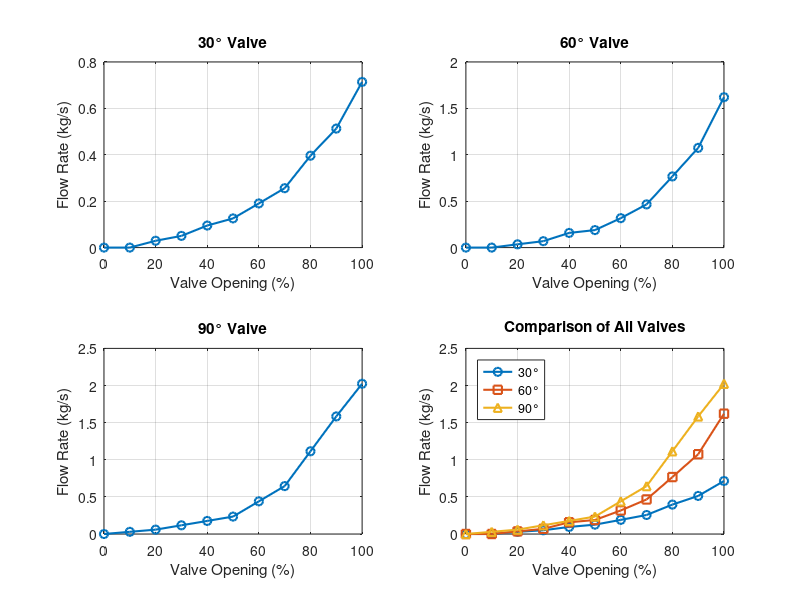

This figure's MATLAB source:
% Propulsive Landers MTV - Valve Flow Analysis with user-specified ΔP
% Units: Final flow rates in kg/s

% Assumptions made in this script [READ THIS PLEASE]
% - Cv values provided are valid and based on manufacturer data for water at 60°F.
% - Cv is assumed to be a property of the valve only (geometry-based), independent of the working fluid.
% - Liquid nitrous oxide (N2O) is treated as a single-phase incompressible liquid with constant density = 745 kg/m^3 at ~20 °C.
% - Specific gravity (SG) is computed relative to water at 1000 kg/m^3.
% - Pressure drop across the valve (ΔP) is supplied by the user as a constant value.
% - ΔP is assumed to remain above N2O vapor pressure at operating temperature 
%   (no flashing, cavitation, or two-phase effects modeled).
% - Cv equation used: Q [GPM] = Cv * sqrt(ΔP [psi] / SG).
% - Conversion from GPM → m^3/s → kg/s assumes constant fluid density (no thermal effects).
% - No line losses, injector drops, or transient dynamics are included in this model.
% - This is a steady-state, sizing-level analysis for valve selection only.

% Inputs 
rho = 745;             % Density of liquid N2O [kg/m^3] (example ~20 °C)
SG  = rho / 1000;      % Specific gravity relative to water

DeltaP_bar = 2;        % <-- YOU enter ΔP across the valve [bar]
DeltaP_psi = DeltaP_bar * 14.5038;   % Convert to psi for Cv equation

% Conversion constants
GPM_to_m3s = 6.309e-5; % 1 GPM = 6.309e-5 m^3/s

% Valve Data
ValveOpen = [0 10 20 30 40 50 60 70 80 90 100];

CV30 = [0.000 0.000 0.100 0.172 0.324 0.429 0.649 0.873 1.350 1.749 2.435];
CV60 = [0.000 0.000 0.120 0.236 0.539 0.643 1.081 1.587 2.615 3.664 5.525];
CV90 = [0.000 0.100 0.200 0.400 0.600 0.800 1.500 2.200 3.800 5.400 6.900];

% Flow Rate Calculation 
% Cv equation: Q_gpm = Cv * sqrt(ΔP / SG)
Q30_gpm = CV30 .* sqrt(DeltaP_psi ./ SG);
Q60_gpm = CV60 .* sqrt(DeltaP_psi ./ SG);
Q90_gpm = CV90 .* sqrt(DeltaP_psi ./ SG);

% Convert GPM → m^3/s → kg/s
Q30 = Q30_gpm * GPM_to_m3s * rho;
Q60 = Q60_gpm * GPM_to_m3s * rho;
Q90 = Q90_gpm * GPM_to_m3s * rho;

figure;

% Subplot 1: 30 deg
subplot(2,2,1);
plot(ValveOpen, Q30, '-o', 'LineWidth', 1.5);
xlabel('Valve Opening (%)'); ylabel('Flow Rate (kg/s)');
title('30° Valve'); grid on;

% Subplot 2: 60 deg
subplot(2,2,2);
plot(ValveOpen, Q60, '-o', 'LineWidth', 1.5);
xlabel('Valve Opening (%)'); ylabel('Flow Rate (kg/s)');
title('60° Valve'); grid on;

% Subplot 3: 90 deg
subplot(2,2,3);
plot(ValveOpen, Q90, '-o', 'LineWidth', 1.5);
xlabel('Valve Opening (%)'); ylabel('Flow Rate (kg/s)');
title('90° Valve'); grid on;

% Subplot 4: Combined
subplot(2,2,4);
plot(ValveOpen, Q30, '-o', 'LineWidth', 1.5); hold on;
plot(ValveOpen, Q60, '-s', 'LineWidth', 1.5);
plot(ValveOpen, Q90, '-^', 'LineWidth', 1.5);
xlabel('Valve Opening (%)'); ylabel('Flow Rate (kg/s)');
title('Comparison of All Valves');
legend('30°','60°','90°','Location','northwest'); grid on;

fprintf('Valve ΔP used = %.2f bar (%.2f psi)\n', DeltaP_bar, DeltaP_psi);
